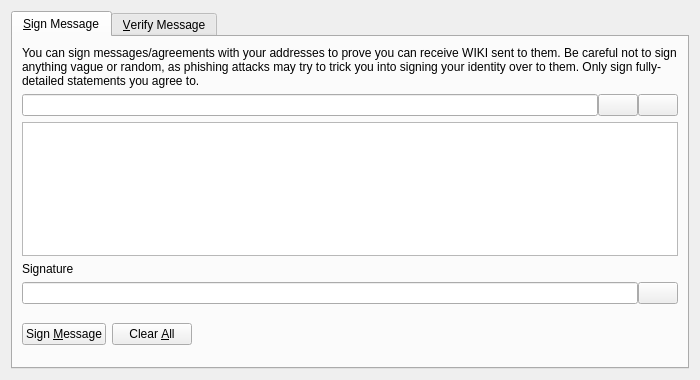
<?xml version="1.0" encoding="UTF-8"?>
<ui version="4.0">
 <class>SignVerifyMessageDialog</class>
 <widget class="QDialog" name="SignVerifyMessageDialog">
  <property name="geometry">
   <rect>
    <x>0</x>
    <y>0</y>
    <width>700</width>
    <height>380</height>
   </rect>
  </property>
  <property name="windowTitle">
   <string>Signatures - Sign / Verify a Message</string>
  </property>
  <property name="modal">
   <bool>true</bool>
  </property>
  <layout class="QVBoxLayout" name="verticalLayout">
   <item>
    <widget class="QTabWidget" name="tabWidget">
     <property name="currentIndex">
      <number>0</number>
     </property>
     <widget class="QWidget" name="tabSignMessage">
      <attribute name="title">
       <string>&amp;Sign Message</string>
      </attribute>
      <layout class="QVBoxLayout" name="verticalLayout_SM">
       <item>
        <widget class="QLabel" name="infoLabel_SM">
         <property name="text">
          <string>You can sign messages/agreements with your addresses to prove you can receive WIKI sent to them. Be careful not to sign anything vague or random, as phishing attacks may try to trick you into signing your identity over to them. Only sign fully-detailed statements you agree to.</string>
         </property>
         <property name="textFormat">
          <enum>Qt::PlainText</enum>
         </property>
         <property name="wordWrap">
          <bool>true</bool>
         </property>
        </widget>
       </item>
       <item>
        <layout class="QHBoxLayout" name="horizontalLayout_1_SM">
         <property name="spacing">
          <number>0</number>
         </property>
         <item>
          <widget class="QValidatedLineEdit" name="addressIn_SM">
           <property name="toolTip">
            <string>The WIKI address to sign the message with</string>
           </property>
          </widget>
         </item>
         <item>
          <widget class="QPushButton" name="addressBookButton_SM">
           <property name="toolTip">
            <string>Choose previously used address</string>
           </property>
           <property name="text">
            <string/>
           </property>
           <property name="shortcut">
            <string>Alt+A</string>
           </property>
           <property name="autoDefault">
            <bool>false</bool>
           </property>
          </widget>
         </item>
         <item>
          <widget class="QPushButton" name="pasteButton_SM">
           <property name="toolTip">
            <string>Paste address from clipboard</string>
           </property>
           <property name="text">
            <string/>
           </property>
           <property name="shortcut">
            <string>Alt+P</string>
           </property>
           <property name="autoDefault">
            <bool>false</bool>
           </property>
          </widget>
         </item>
        </layout>
       </item>
       <item>
        <widget class="QPlainTextEdit" name="messageIn_SM">
         <property name="toolTip">
          <string>Enter the message you want to sign here</string>
         </property>
        </widget>
       </item>
       <item>
        <widget class="QLabel" name="signatureLabel_SM">
         <property name="text">
          <string>Signature</string>
         </property>
         <property name="textFormat">
          <enum>Qt::PlainText</enum>
         </property>
        </widget>
       </item>
       <item>
        <layout class="QHBoxLayout" name="horizontalLayout_2_SM">
         <property name="spacing">
          <number>0</number>
         </property>
         <item>
          <widget class="QLineEdit" name="signatureOut_SM">
           <property name="font">
            <font>
             <italic>true</italic>
            </font>
           </property>
           <property name="readOnly">
            <bool>true</bool>
           </property>
          </widget>
         </item>
         <item>
          <widget class="QPushButton" name="copySignatureButton_SM">
           <property name="toolTip">
            <string>Copy the current signature to the system clipboard</string>
           </property>
           <property name="text">
            <string/>
           </property>
           <property name="autoDefault">
            <bool>false</bool>
           </property>
          </widget>
         </item>
        </layout>
       </item>
       <item>
        <layout class="QHBoxLayout" name="horizontalLayout_3_SM">
         <item>
          <widget class="QPushButton" name="signMessageButton_SM">
           <property name="toolTip">
            <string>Sign the message to prove you own this WIKI address</string>
           </property>
           <property name="text">
            <string>Sign &amp;Message</string>
           </property>
           <property name="autoDefault">
            <bool>false</bool>
           </property>
          </widget>
         </item>
         <item>
          <widget class="QPushButton" name="clearButton_SM">
           <property name="toolTip">
            <string>Reset all sign message fields</string>
           </property>
           <property name="text">
            <string>Clear &amp;All</string>
           </property>
           <property name="autoDefault">
            <bool>false</bool>
           </property>
          </widget>
         </item>
         <item>
          <spacer name="horizontalSpacer_1_SM">
           <property name="orientation">
            <enum>Qt::Horizontal</enum>
           </property>
           <property name="sizeHint" stdset="0">
            <size>
             <width>40</width>
             <height>48</height>
            </size>
           </property>
          </spacer>
         </item>
         <item>
          <widget class="QLabel" name="statusLabel_SM">
           <property name="font">
            <font>
             <weight>75</weight>
             <bold>true</bold>
            </font>
           </property>
           <property name="text">
            <string/>
           </property>
           <property name="wordWrap">
            <bool>true</bool>
           </property>
          </widget>
         </item>
         <item>
          <spacer name="horizontalSpacer_2_SM">
           <property name="orientation">
            <enum>Qt::Horizontal</enum>
           </property>
           <property name="sizeHint" stdset="0">
            <size>
             <width>40</width>
             <height>48</height>
            </size>
           </property>
          </spacer>
         </item>
        </layout>
       </item>
      </layout>
     </widget>
     <widget class="QWidget" name="tabVerifyMessage">
      <attribute name="title">
       <string>&amp;Verify Message</string>
      </attribute>
      <layout class="QVBoxLayout" name="verticalLayout_VM">
       <item>
        <widget class="QLabel" name="infoLabel_VM">
         <property name="text">
          <string>Enter the receiver's address, message (ensure you copy line breaks, spaces, tabs, etc. exactly) and signature below to verify the message. Be careful not to read more into the signature than what is in the signed message itself, to avoid being tricked by a man-in-the-middle attack. Note that this only proves the signing party receives with the address, it cannot prove sendership of any transaction!</string>
         </property>
         <property name="textFormat">
          <enum>Qt::PlainText</enum>
         </property>
         <property name="alignment">
          <set>Qt::AlignLeading|Qt::AlignLeft|Qt::AlignTop</set>
         </property>
         <property name="wordWrap">
          <bool>true</bool>
         </property>
        </widget>
       </item>
       <item>
        <layout class="QHBoxLayout" name="horizontalLayout_1_VM">
         <property name="spacing">
          <number>0</number>
         </property>
         <item>
          <widget class="QValidatedLineEdit" name="addressIn_VM">
           <property name="toolTip">
            <string>The WIKI address the message was signed with</string>
           </property>
          </widget>
         </item>
         <item>
          <widget class="QPushButton" name="addressBookButton_VM">
           <property name="toolTip">
            <string>Choose previously used address</string>
           </property>
           <property name="text">
            <string/>
           </property>
           <property name="shortcut">
            <string>Alt+A</string>
           </property>
           <property name="autoDefault">
            <bool>false</bool>
           </property>
          </widget>
         </item>
        </layout>
       </item>
       <item>
        <widget class="QPlainTextEdit" name="messageIn_VM"/>
       </item>
       <item>
        <widget class="QValidatedLineEdit" name="signatureIn_VM"/>
       </item>
       <item>
        <layout class="QHBoxLayout" name="horizontalLayout_2_VM">
         <item>
          <widget class="QPushButton" name="verifyMessageButton_VM">
           <property name="toolTip">
            <string>Verify the message to ensure it was signed with the specified WIKI address</string>
           </property>
           <property name="text">
            <string>Verify &amp;Message</string>
           </property>
           <property name="autoDefault">
            <bool>false</bool>
           </property>
          </widget>
         </item>
         <item>
          <widget class="QPushButton" name="clearButton_VM">
           <property name="toolTip">
            <string>Reset all verify message fields</string>
           </property>
           <property name="text">
            <string>Clear &amp;All</string>
           </property>
           <property name="autoDefault">
            <bool>false</bool>
           </property>
          </widget>
         </item>
         <item>
          <spacer name="horizontalSpacer_1_VM">
           <property name="orientation">
            <enum>Qt::Horizontal</enum>
           </property>
           <property name="sizeHint" stdset="0">
            <size>
             <width>40</width>
             <height>48</height>
            </size>
           </property>
          </spacer>
         </item>
         <item>
          <widget class="QLabel" name="statusLabel_VM">
           <property name="font">
            <font>
             <weight>75</weight>
             <bold>true</bold>
            </font>
           </property>
           <property name="text">
            <string/>
           </property>
           <property name="wordWrap">
            <bool>true</bool>
           </property>
          </widget>
         </item>
         <item>
          <spacer name="horizontalSpacer_2_VM">
           <property name="orientation">
            <enum>Qt::Horizontal</enum>
           </property>
           <property name="sizeHint" stdset="0">
            <size>
             <width>40</width>
             <height>48</height>
            </size>
           </property>
          </spacer>
         </item>
        </layout>
       </item>
      </layout>
     </widget>
    </widget>
   </item>
  </layout>
 </widget>
 <customwidgets>
  <customwidget>
   <class>QValidatedLineEdit</class>
   <extends>QLineEdit</extends>
   <header>qvalidatedlineedit.h</header>
  </customwidget>
 </customwidgets>
 <resources>
  <include location="../wiki.qrc"/>
 </resources>
 <connections/>
</ui>
